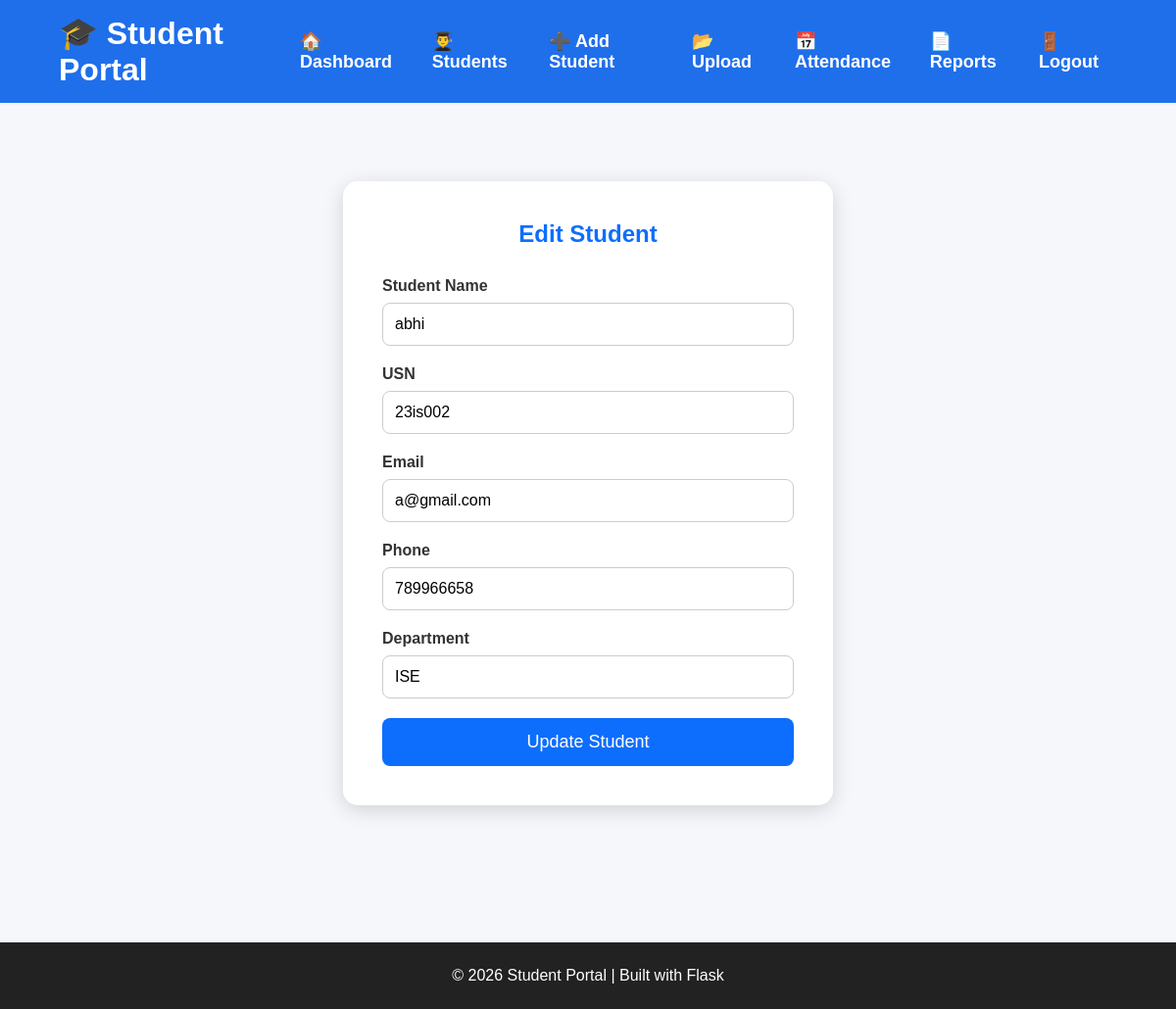
Before: /edit-student/1 (signed in) with the older database file.
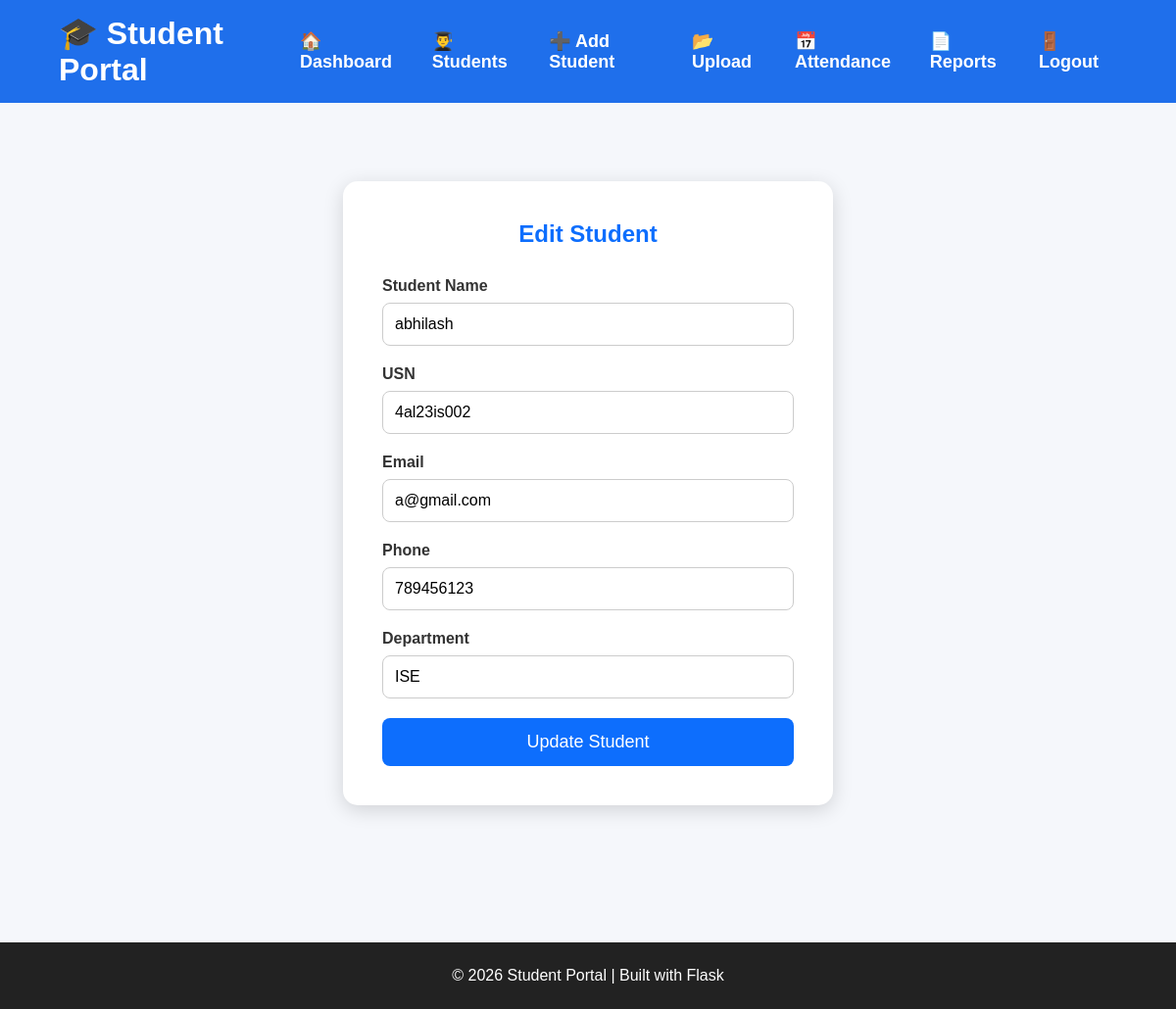
After: the same page with the newer database file.
### tables this page shows
CREATE TABLE students(

        id INTEGER PRIMARY KEY AUTOINCREMENT,

        name TEXT NOT NULL,

        usn TEXT NOT NULL,

        email TEXT NOT NULL,

        phone TEXT NOT NULL,

        department TEXT NOT NULL,
                   
        photo TEXT 
                   

    );

### app.py (the view)
@app.route("/edit-student/<int:id>")
@login_required
def edit_student(id):
    try:
        student = get_student_by_id(id)
        if student is None:
            flash("Student not found!", "error")
            return redirect(url_for("student_list"))
        return render_template(
            "edit_student.html",
            student=student
        )
    except Exception as e:
        flash(f"Error loading student: {str(e)}", "error")
        return redirect(url_for("student_list"))

### app.py (called while the page is built)
def login_required(f):
    @wraps(f)
    def decorated_function(*args, **kwargs):
        if "admin" not in session:
            flash("Please login first.", "error")
            return redirect(url_for("home"))
        return f(*args, **kwargs)
    return decorated_function

### database.py (called while the page is built)
def connect_db():
    connection = sqlite3.connect("students.db")
    return connection

def get_student_by_id(student_id):
    connection = connect_db()
    cursor = connection.cursor()
    cursor.execute("SELECT * FROM students WHERE id = ?", (student_id,))
    student = cursor.fetchone()
    connection.close()
    return student

### templates/edit_student.html
{% extends "base.html" %}
{% block content %}
<section class="form-section">
    <div class="form-container">
        <h2>Edit Student</h2>
        <form action="/update-student/{{ student[0] }}" method="POST">
            <div class="form-group">
                <label>Student Name</label>
                <input
                    type="text"
                    name="name"
                    value="{{ student[1] }}"
                    required
                >
            </div>
            <div class="form-group">
                <label>USN</label>
                <input
                    type="text"
                    name="usn"
                    value="{{ student[2] }}"
                    required
                >
            </div>
            <div class="form-group">
                <label>Email</label>
                <input
                    type="email"
                    name="email"
                    value="{{ student[3] }}"
                    required
                >
            </div>
            <div class="form-group">
                <label>Phone</label>
                <input
                    type="text"
                    name="phone"
                    value="{{ student[4] }}"
                    required
                >
            </div>
            <div class="form-group">
                <label>Department</label>
                <input
                    type="text"
                    name="department"
                    value="{{ student[5] }}"
                    required
                >
            </div>
            <button type="submit" class="btn">
                Update Student
            </button>
        </form>
    </div>
</section>
{% endblock %}

Changed rows visible on the page:
changed students "a@gmail.com": name "abhi" → "abhilash"; usn "23is002" → "4al23is002"; phone "789966658" → "789456123"
